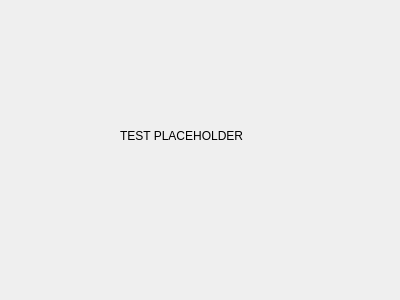
<?xml version="1.0" encoding="UTF-8"?>
<ui version="4.0">
 <class>Form</class>
 <widget class="QWidget" name="Form">
  <property name="geometry">
   <rect>
    <x>0</x>
    <y>0</y>
    <width>400</width>
    <height>300</height>
   </rect>
  </property>
  <property name="windowTitle">
   <string>Form</string>
  </property>
  <widget class="QLabel" name="label">
   <property name="geometry">
    <rect>
     <x>120</x>
     <y>110</y>
     <width>141</width>
     <height>51</height>
    </rect>
   </property>
   <property name="text">
    <string>TEST PLACEHOLDER</string>
   </property>
  </widget>
 </widget>
 <resources/>
 <connections/>
</ui>
